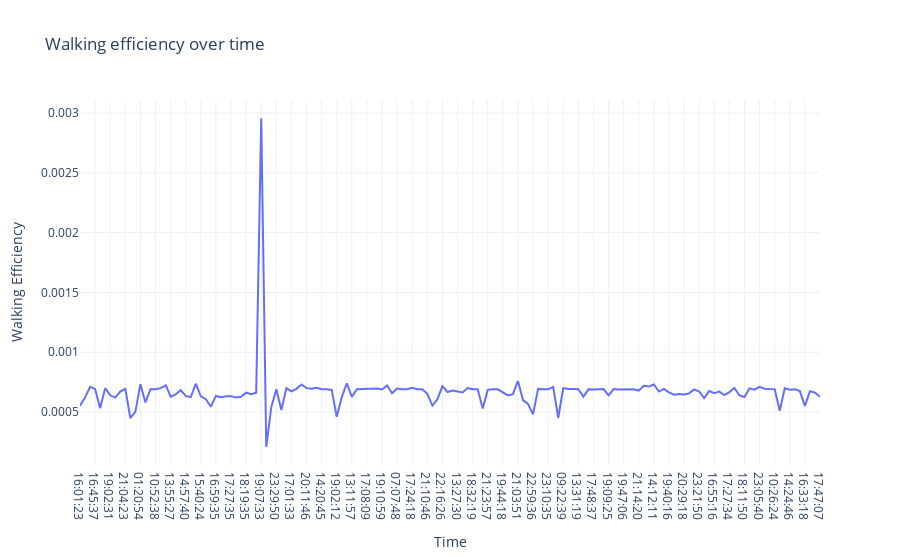

This figure's notebook cell:
### Code cell
#calculate walking efficiency

df["Walking Efficiency"]=df["Distance"]/df["Step Count"]

fig=px.line(df,x="Time",y="Walking Efficiency",title="Walking efficiency over time")
fig.show()

### Figure 1 — Plotly figure (JSON) as saved in the notebook; plotly's stock layout.template omitted (floating-point values rounded to 4 significant figures; data arrays with more than 128 entries replaced by an {"elided": "..."} marker saying what was removed)
{"data": [{"hovertemplate": "Time=%{x}<br>Walking Efficiency=%{y}<extra></extra>", "legendgroup": "", "line": {"color": "#636efa", "dash": "solid"}, "marker": {"symbol": "circle"}, "mode": "lines", "name": "", "orientation": "v", "showlegend": false, "type": "scatter", "x": {"elided": "149 str values"}, "xaxis": "x", "y": {"elided": "149 float values"}, "yaxis": "y"}], "layout": {"legend": {"tracegroupgap": 0}, "title": {"text": "Walking efficiency over time"}, "xaxis": {"anchor": "y", "domain": [0, 1], "title": {"text": "Time"}}, "yaxis": {"anchor": "x", "domain": [0, 1], "title": {"text": "Walking Efficiency"}}}}
